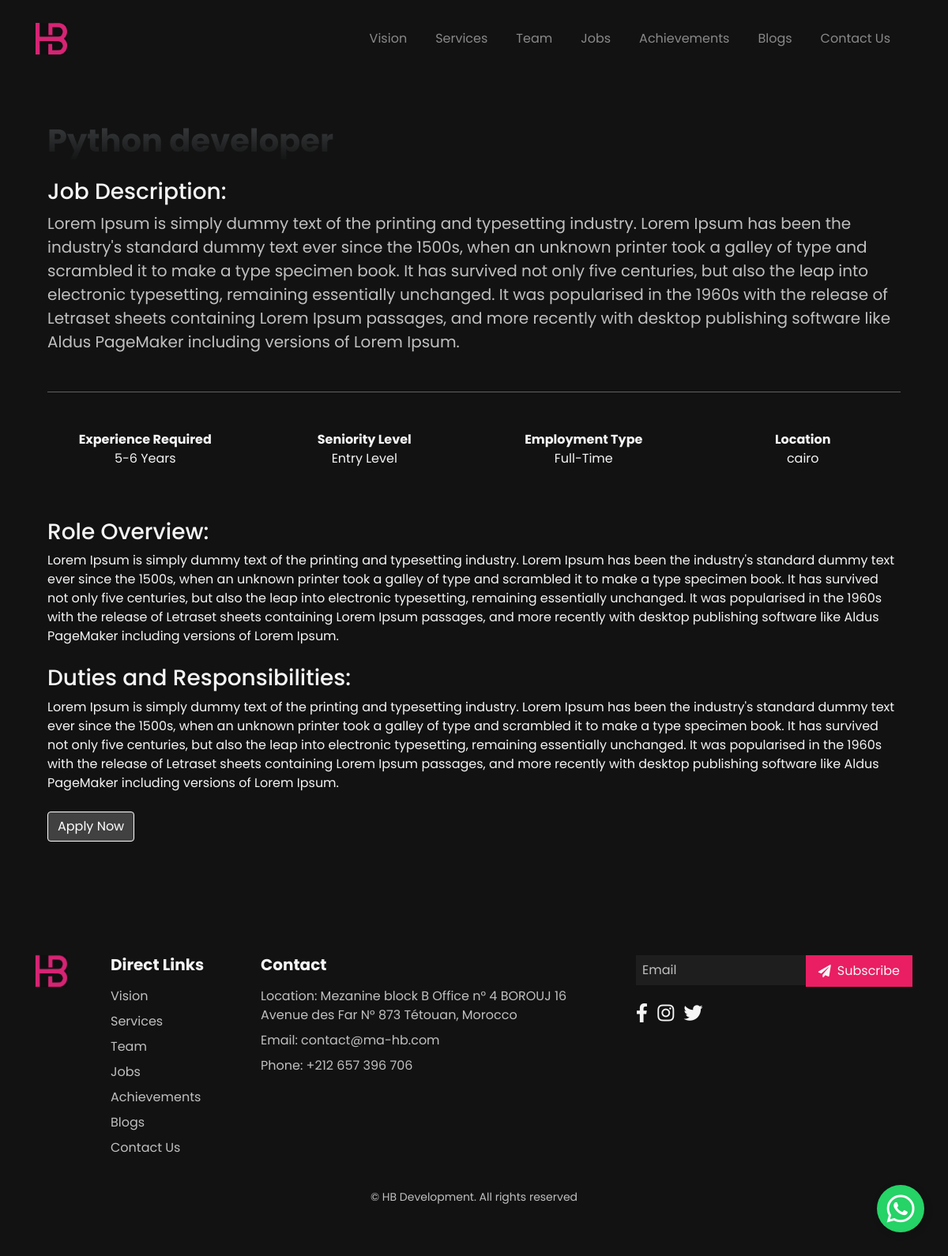
Page /jobs/1/ on the committed database.
### pages/models.py (models this page shows, shortened)
class Job(models.Model):
    JOB_TYPE_CHOICES = [
        ('remote', 'Remote'),
        ('onsite', 'On-site'),
        ('hybrid', 'Hybrid'),
    ]
    JOB_TIME_CHOICES = [
        ('fulltime', 'Full-Time'),
        ('parttime', 'Part-Time'),
    ]
    name = models.CharField(max_length=255)
    description = models.TextField()
    experience_required = models.CharField(max_length=20)
    seniority_level = models.CharField(max_length=50)
    employment_type = models.CharField(max_length=10, choices=JOB_TIME_CHOICES, default='fulltime')  # Employment type
    location = models.CharField(max_length=255)
    role_overview = models.TextField(null=True, blank=True)
    duties_responsibilities = models.TextField(null=True, blank=True)
    job_type = models.CharField(max_length=10, choices=JOB_TYPE_CHOICES)
    job_time = models.CharField(max_length=10, choices=JOB_TIME_CHOICES)
    created_at = models.DateTimeField(default=timezone.now)
    meta_description = models.CharField(max_length=160, null=True, blank=True)
    meta_keywords = models.CharField(max_length=255, null=True, blank=True)
    og_title = models.CharField(max_length=255, null=True, blank=True)
    og_description = models.CharField(max_length=255, null=True, blank=True)
    og_image = models.ImageField(upload_to='seo_images/', null=True, blank=True)
    og_type = models.CharField(max_length=50, default='article')

### pages/views.py (the view)
# urls.py: path('jobs/<int:job_id>/', views.job_details, name='job_details'),
def job_details(request, job_id):
    job = get_object_or_404(Job, id=job_id)
    return render(request, 'pages/job_details.html', {'job': job})

### templates/pages/job_details.html (shortened to what this page needs)
{% extends "base.html" %}
{% load static %}
{% load static %}
{% block content %}
<section class="jobs-section py-5">
    <div class="container">
        <h2 class="section-title mb-4 text-left scroll-left">{{ job.name }}</h2>
        <h3 class="mt-4 scroll-right">Job Description:</h3>
        <p class="section-subtitle mb-5 text-left scroll-right">{{ job.description|safe }}</p>
        <hr style="background-color:#6A6A6D;">
        <div class="row mt-5 mb-5 justify-content-center">
            <div class="col-md-3 text-center scroll-left">
                <strong>Experience Required</strong>
                <p>{{ job.experience_required }}</p>
            </div>
            <div class="col-md-3 text-center scroll-right">
                <strong>Seniority Level</strong>
                <p>{{ job.seniority_level }}</p>
            </div>
            <div class="col-md-3 text-center scroll-left">
                <strong>Employment Type</strong>
                <p>{{ job.get_job_time_display }}</p>
            </div>
            <div class="col-md-3 text-center scroll-right">
                <strong>Location</strong>
                <p>{{ job.location }}</p>
            </div>
        </div>
        <h3 class="mt-4 scroll-left">Role Overview:</h3>
        <p class="scroll-right">{{ job.role_overview|safe }}</p>
        <h3 class="mt-4 scroll-left">Duties and Responsibilities:</h3>
        <p class="scroll-right">{{ job.duties_responsibilities|linebreaksbr|safe }}</p>
        <div class="mt-4 scroll-left">
            <a href="{% url 'apply_for_job' job.id %}" class="btn btn-primary-1">Apply Now</a>
        </div>
    </div>
</section>
{% endblock %}

### templates/base.html (shortened to what this page needs)
<!DOCTYPE html>
<html lang="en">
<head>
    {% load static %}
    <link rel="stylesheet" href="https://stackpath.bootstrapcdn.com/bootstrap/4.5.2/css/bootstrap.min.css">
    <link rel="stylesheet" href="https://cdnjs.cloudflare.com/ajax/libs/font-awesome/5.15.3/css/all.min.css">
    <link rel="stylesheet" href="{% static 'css/base.css' %}">
</head>
<body>
    <nav class="navbar navbar-expand-lg navbar-dark mt-3">
        <div class="container">
            <a class="navbar-brand" href="{% url 'home' %}">
                <img style="width:40px; height:40px;" src="{% static 'images/logo2.png' %}" alt="Hero Image" class="hero-image">
            </a>
            <div class="collapse navbar-collapse justify-content-end" id="navbarNav">
                <ul class="navbar-nav">
                    <li class="nav-item">
                        <a class="nav-link" href="{% url 'home' %}#our-vision">Vision</a>
                    </li>
                    <li class="nav-item">
                        <a class="nav-link active" href="{% url 'home' %}#our-services">Services</a>
                    </li>
                    <li class="nav-item">
                        <a class="nav-link active" href="{% url 'home' %}#our-teams">Team</a>
                    </li>
                    <li class="nav-item">
                        <a class="nav-link active" href="{% url 'jobs' %}">Jobs</a>
                    </li>
                    <li class="nav-item">
                        <a class="nav-link active" href="{% url 'achievements' %}">Achievements</a>
                    </li>
                    <li class="nav-item">
                        <a class="nav-link active" href="{% url 'archive' %}">Blogs</a>
                    </li>
                    <li class="nav-item">
                        <a class="nav-link active" href="{% url 'home' %}#contact-us">Contact Us</a>
                    </li>
                </ul>
            </div>
        </div>
    </nav>
    <main role="main" class="container mt-4" style="font-family: 'poppins', sans-serif;">
        {% block content %}
        {% endblock %}
    </main>
    {% block footer %}
    <footer class="footer-section py-5 mt-5">
        <div class="container">
            <div class="row">
                <div class="col-md-1 scroll-left">
                    <div class="footer-logo mb-3">
                        <img style="width:40px; height:40px;" src="{% static 'images/logo2.png' %}" alt="Hero Image" class="hero-image">
                    </div>
                </div>
                <div class="col-md-2 scroll-left">
                    <h5 class="footer-heading">Direct Links</h5>
                    <ul class="footer-links list-unstyled">
                        <a class="" href="{% url 'home' %}#our-vision">Vision</a>
                        <a class="" href="{% url 'home' %}#our-services">Services</a>
                        <a class="" href="{% url 'home' %}#our-teams">Team</a>
                        <a class="" href="{% url 'jobs' %}">Jobs</a>
                        <a class="" href="{% url 'achievements' %}">Achievements</a>
                        <a class="" href="{% url 'archive' %}">Blogs</a>
                        <a class="" href="{% url 'home' %}#contact-us">Contact Us</a>
                    </ul>
                </div>
                <div class="col-md-5 scroll-right">
                    <h5 class="footer-heading">Contact</h5>
                    <ul class="footer-contact list-unstyled">
                        <li>Location: Mezanine block B Office n° 4 BOROUJ 16 Avenue des Far N° 873 Tétouan, Morocco</li>
                        <li>Email: <a href="mailto:contact@ma-hb.com">contact@ma-hb.com</a></li>
                        <li>Phone: <a href="tel:+212657396706">+212 657 396 706</a></li>
                    </ul>
                </div>
                <div class="col-md-4 scroll-right">
                    <form method="POST" action="{% url 'subscribe' %}" class="subscription-form mb-3">
                        <div class="input-group">
                            <input type="email" class="form-control" name="email" placeholder="Email" required>
                            <button class="btn btn-subscribe" type="submit">
                                <i class="fas fa-paper-plane"></i> Subscribe
                            </button>
                        </div>
                    </form>
                    <div class="footer-social-icons">
                        <a href="https://www.facebook.com/profile.php?id=61565733896282&mibextid=ZbWKwL" target="_blank"><i class="fab fa-facebook-f"></i></a>
                        <a href="#" target="_blank"><i class="fab fa-instagram"></i></a>
                        <a href="#" target="_blank"><i class="fab fa-twitter"></i></a>
                    </div>
                </div>
            </div>
            <div class="row mt-4 scroll-left">
                <div class="col-12 text-center">
                    <p class="footer-copyright">© HB Development. All rights reserved</p>
                </div>
            </div>
        </div>
    </footer>
    {% endblock %}
    <a href="https://wa.me/+212665667956?text=Hello%20HB%20Development!%20I%20am%20interested%20in%20learning%20more%20about%20your%20technology%20services.%20Please%20provide%20me%20with%20further%20details."
        class="whatsapp-float" target="_blank">
        <i class="fab fa-whatsapp whatsapp-icon"></i>
    </a>
    {% load static %}
</body>
</html>

### static/css/base.css (style rules this page uses)
:root { --body-font: 'Poppins', sans-serif; --biggest-font-size: 5rem; --bigger-font-size: 3.5rem; --big-font-size: 2.5rem; --h2-font-size: 1.25rem; --h3-font-size: 1.125rem; --normal-font-size: .938rem; --small-font-size: .813rem; --smaller-font-size: .75rem; --text-line-height: 2rem; --font-medium: 500; --font-semi-bold: 600; }
@media screen and (min-width: 968px) { :root { --biggest-font-size: 7.5rem; --bigger-font-size: 4.5rem; --big-font-size: 4rem; --h2-font-size: 1.5rem; --h3-font-size: 1.25rem; --normal-font-size: 1rem; --small-font-size: .875rem; --smaller-font-size: .813rem; } }

### templates/pages/job_details.html (style rules this page uses)
.jobs-section { background-color: #121212; color: #f5f5f5; }
.section-title { font-size: 2.5rem; font-weight: bold; color: #e5e5e5; background: linear-gradient(180deg, #3B3E40 0%, #141515 100%); -webkit-background-clip: text; -webkit-text-fill-color: transparent; background-clip: text; text-fill-color: transparent; }
.section-subtitle { font-size: 1.25rem; color: #c0c0c0; }
.btn-primary-1 { background: rgba(255, 255, 255, 0.2); border: 1px solid #FFFFFF; border-radius: 4px; color:#fff; }

### templates/base.html (style rules this page uses)
html, body { overflow-x: hidden; }
body { background-color: #121212; color: #FFFFFF; font-family: 'poppins', sans-serif; }
.navbar { padding-left: 0; padding-right: 0; }
.navbar-nav { justify-content: start; }
.navbar-nav .nav-item { margin-right: 20px; }
.nav-link { color: #ffffff; }
.btn-primary-1 { background: rgba(255, 255, 255, 0.2); border: 1px solid #FFFFFF; border-radius: 4px; color: #fff; z-index: 10; position: relative; }
.footer-section { background-color: #121212; color: #f5f5f5; padding: 30px 0; }
.footer-links a { color: #c0c0c0; display: block; margin-bottom: 0.5rem; text-decoration: none; font-size: 1rem; }
.footer-heading { font-size: 1.25rem; font-weight: bold; color: #f5f5f5; margin-bottom: 1rem; }
.footer-contact li { color: #c0c0c0; margin-bottom: 0.5rem; font-size: 1rem; }
.footer-contact a { color: #c0c0c0; text-decoration: none; }
.subscription-form .input-group { display: flex; }
.subscription-form .form-control { background-color: #1e1e1e; border: none; color: #f5f5f5; border-radius: 0; padding: 0.5rem; font-size: 1rem; }
.subscription-form .form-control::placeholder { color: #c0c0c0; }
.subscription-form .btn-subscribe { background-color: #e91e63; border: none; color: #f5f5f5; padding: 0.5rem 1rem; font-size: 1rem; border-radius: 0; display: flex; align-items: center; justify-content: center; }
.subscription-form .btn-subscribe i { margin-right: 0.5rem; }
.footer-social-icons a { color: #f5f5f5; font-size: 1.5rem; margin-right: 0.5rem; transition: color 0.3s ease; }
.footer-copyright { color: #c0c0c0; font-size: 0.875rem; }
.scroll-left { opacity: 0; animation: slide-in-left 1s forwards; }
.scroll-right { opacity: 0; animation: slide-in-right 1s forwards; }
.whatsapp-float { position: fixed; bottom: 30px; right: 30px; background-color: #25d366; color: white; border-radius: 50px; width: 60px; height: 60px; display: flex; justify-content: center; align-items: center; box-shadow: 2px 2px 10px rgba(0, 0, 0, 0.2); z-index: 100; }
.whatsapp-icon { font-size: 40px; color: white; text-decoration: none; }

### rows in the picture
Job: name "Python developer", description "Lorem Ipsum is simply dummy text of the printing and typesetting industry. Lorem Ipsum has been the industry's standard dummy text ever since the 1500s, when an unknown printer took a galley of type and scrambled it to make a type specimen book. It has survived not only five centuries, but also the leap into electronic typesetting, remaining essentially unchanged. It was popularised in the 1960s with the release of Letraset sheets containing Lorem Ipsum passages, and more recently with desktop publishing software like Aldus PageMaker including versions of Lorem Ipsum.", experience_required "5-6 Years", seniority_level "Entry Level", job_time "Full-Time", location "cairo", role_overview "Lorem Ipsum is simply dummy text of the printing and typesetting industry. Lorem Ipsum has been the industry's standard dummy text ever since the 1500s, when an unknown printer took a galley of type and scrambled it to make a type specimen book. It has survived not only five centuries, but also the leap into electronic typesetting, remaining essentially unchanged. It was popularised in the 1960s with the release of Letraset sheets containing Lorem Ipsum passages, and more recently with desktop publishing software like Aldus PageMaker including versions of Lorem Ipsum.", duties_responsibilities "Lorem Ipsum is simply dummy text of the printing and typesetting industry. Lorem Ipsum has been the industry's standard dummy text ever since the 1500s, when an unknown printer took a galley of type and scrambled it to make a type specimen book. It has survived not only five centuries, but also the leap into electronic typesetting, remaining essentially unchanged. It was popularised in the 1960s with the release of Letraset sheets containing Lorem Ipsum passages, and more recently with desktop publishing software like Aldus PageMaker including versions of Lorem Ipsum."
